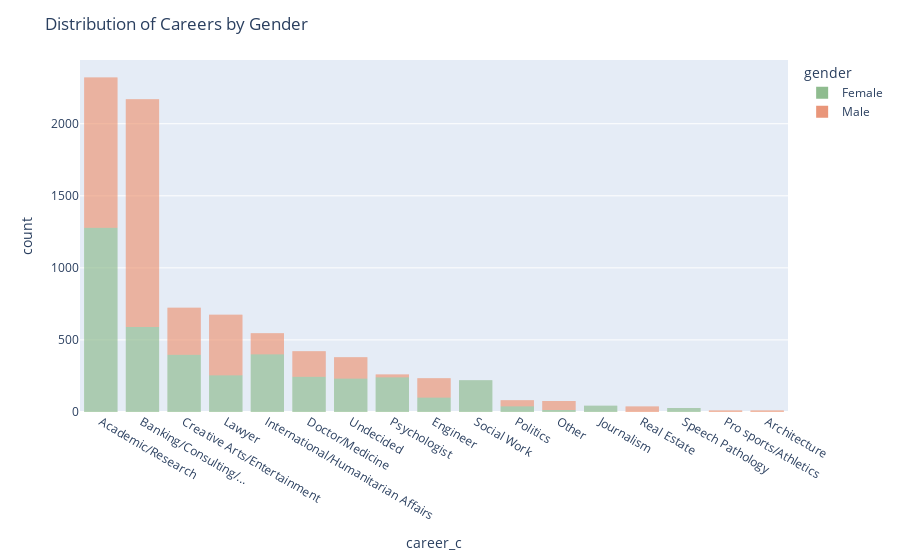

The cell this chart's notebook holds for it:
### Code cell
# Graphical Representation of the Distribution by Career. Gender was included to obtain a breakdown by male/female.

mask = gender_and_sex["career_c"] != "Non Disclosed" # Remove rows without industry sector.   
gender_and_sex = gender_and_sex[mask]

fig = px.bar(gender_and_sex, x=gender_and_sex["career_c"], 
             color=gender_and_sex["gender"],
             color_discrete_sequence=['darkseagreen','darksalmon'])


fig.update_xaxes(categoryorder = "total descending")
fig.update_layout(title_text="Distribution of Careers by Gender")
fig.update_traces(dict(marker_line_width=0))
fig.show()

### Figure 1 — Plotly figure (JSON) as saved in the notebook; plotly's stock layout.template omitted (floating-point values rounded to 4 significant figures; data arrays with more than 128 entries replaced by an {"elided": "..."} marker saying what was removed)
{"data": [{"alignmentgroup": "True", "hovertemplate": "gender=Female<br>career_c=%{x}<br>count=%{y}<extra></extra>", "legendgroup": "Female", "marker": {"color": "darkseagreen", "line": {"width": 0}, "pattern": {"shape": ""}}, "name": "Female", "offsetgroup": "Female", "orientation": "v", "showlegend": true, "textposition": "auto", "type": "bar", "x": {"elided": "4085 str values"}, "xaxis": "x", "y": {"elided": "4085 int values"}, "yaxis": "y"}, {"alignmentgroup": "True", "hovertemplate": "gender=Male<br>career_c=%{x}<br>count=%{y}<extra></extra>", "legendgroup": "Male", "marker": {"color": "darksalmon", "line": {"width": 0}, "pattern": {"shape": ""}}, "name": "Male", "offsetgroup": "Male", "orientation": "v", "showlegend": true, "textposition": "auto", "type": "bar", "x": {"elided": "4155 str values"}, "xaxis": "x", "y": {"elided": "4155 int values"}, "yaxis": "y"}], "layout": {"barmode": "relative", "legend": {"title": {"text": "gender"}, "tracegroupgap": 0}, "margin": {"t": 60}, "title": {"text": "Distribution of Careers by Gender"}, "xaxis": {"anchor": "y", "categoryorder": "total descending", "domain": [0, 1], "title": {"text": "career_c"}}, "yaxis": {"anchor": "x", "domain": [0, 1], "title": {"text": "count"}}}}
